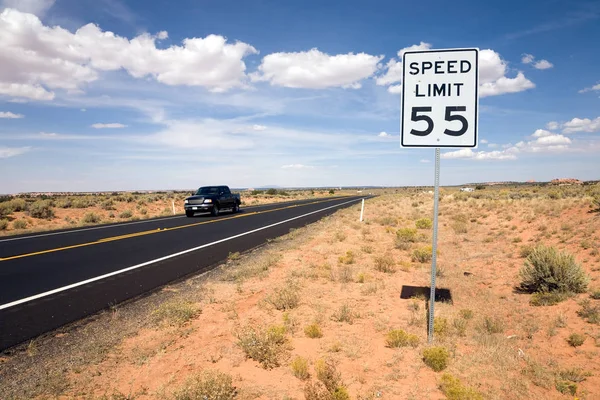
#> input picture images/roadsign.jpg, 600 x 400 px, found by its file name
$ jupyter execute Manual_Thresholding.ipynb
#> lines starting #> are read from the running program, lines starting #| are printed output that depends on the picture; after the words box and inside, x2 and y2 are one past the last pixel; in counts of white or black regions, pixels touching at a corner belong together
[cell 1]
# Some Necassory Imports
from PIL import Image
import matplotlib.pyplot as plt
import numpy as np
import skimage as ski
from skimage.io import imread, imshow

[cell 2]
# some image properties using pillow
image = Image.open("roadsign.jpg")
#> image is the input picture: PIL image 600x400 RGB; mean R, G, B 165.5, 153.1, 146.9
print(image.format)
#| WEBP
print(image.size)
#| (600, 400)
print(image.mode)
#| RGB
# Read Image
img = imread('roadsign.jpg')
plt.imshow(img)

My objective is to identify the road speed limt board signs, for the car to identify and adjust its speed accordingly. I will perform Manual thresholding
by observing histogram analysis

[cell 3]
from skimage.color import rgb2gray
grayed = rgb2gray(img)
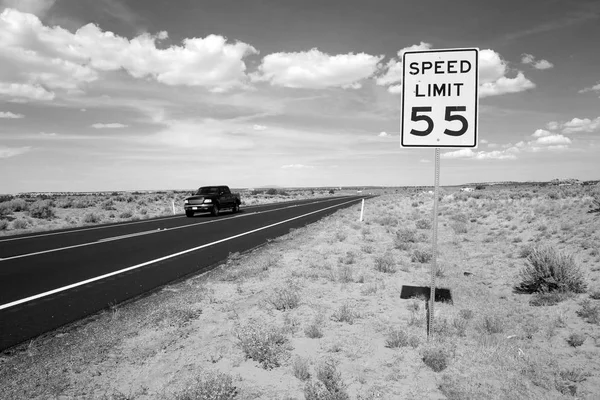
#> grayed: shape (400, 600) float64; min 0, max 1, mean 0.609
fig , axes =  plt.subplots(1,2 , figsize=(8,4))
ax = axes.ravel()
ax[0].imshow(img)
ax[0].set_title("Original")
ax[1].imshow(grayed, cmap=plt.cm.gray)
ax[1].set_title("Grayscale")

fig.tight_layout()
plt.show()
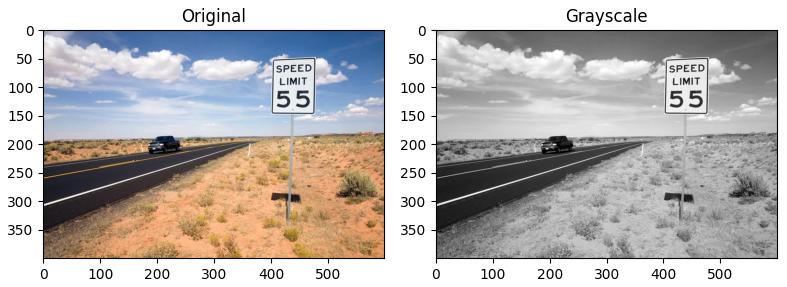
#> figure drawn by matplotlib, 2 panels

[cell 4]
# plotting the histogram of the grayed image
plt.hist(grayed.ravel(), 1000)
plt.title("Histogram of the grayed out image")
plt.axvline(x=0.35, color='r', linestyle='dashed', linewidth=2)
plt.show()
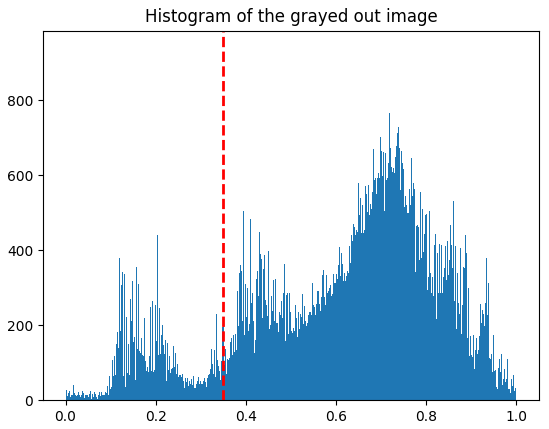
#> figure drawn by matplotlib, 1 panel; tallest bar 939 high, from x = 0.717 to 0.718

By visual inspection, i think 0.35 will be reasonable threshold to separate the
white regions from the black ones

[cell 5]
grayed_cpy = grayed.copy()
thresh = 0.35
binary_image_black = (grayed < 0.3 )
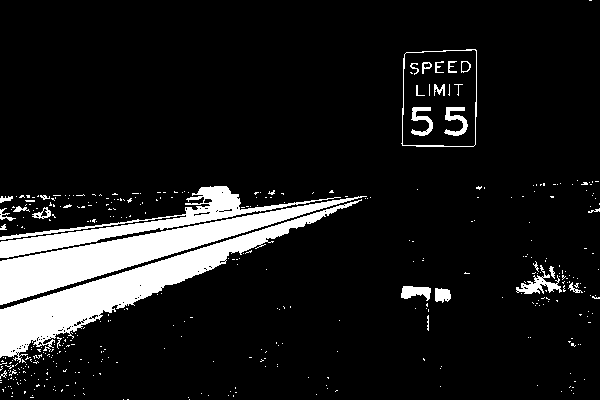
#> binary_image_black: shape (400, 600) bool; 11% white; 410 white regions (380 under 20 px), largest, box (x1, y1, x2, y2) and area: (0, 199, 362, 363) 9549, (0, 196, 367, 305) 8513, (0, 186, 341, 258) 4443
binary_image_white = (grayed > 0.3 )
# set the black regions to white and white to black
grayed_cpy[binary_image_black] = 1
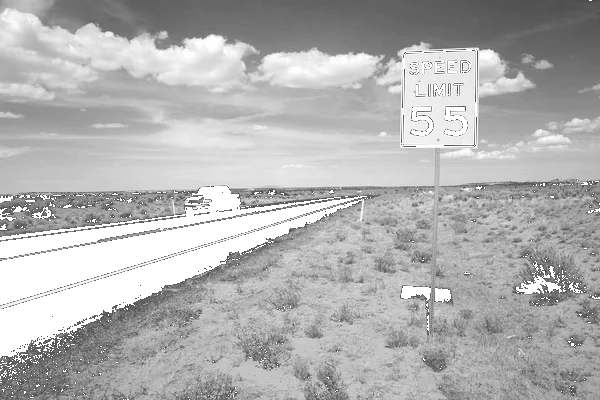
#> grayed_cpy: shape (400, 600) float64; 10.99% of pixels changed, all inside (x1, y1, x2, y2) = (0, 0, 600, 400)
grayed_cpy[binary_image_white] = 0
plt.imshow(grayed_cpy , cmap= 'gray')
